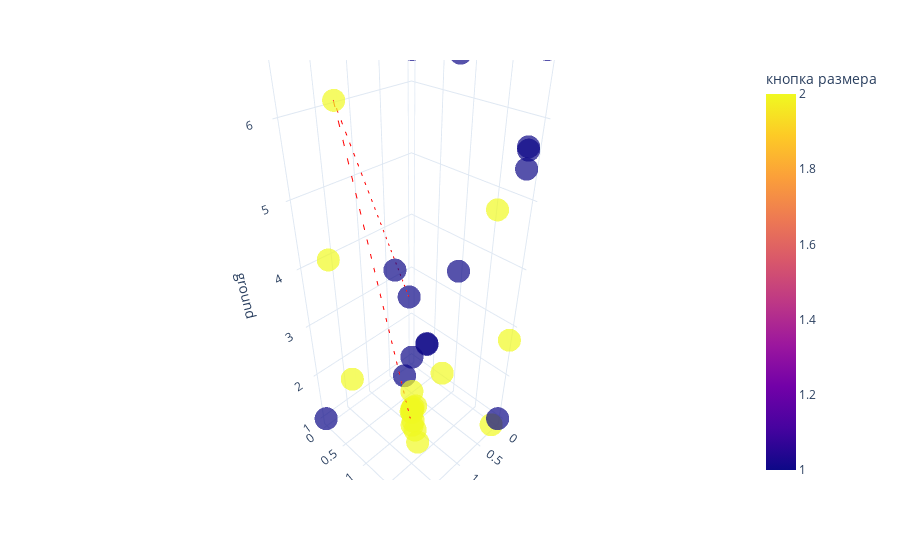

This figure's notebook cell:
### Code cell
fig = px.scatter_3d(steps_df, x='coffee', y='size', z='ground', 
                    color='кнопка размера', 
                    opacity=0.7, 
                    color_discrete_sequence=px.colors.qualitative.Alphabet)
# this is best path, plot it as a  directional line in 3d
best_option = steps_df.iloc[prob.ibest_seq].drop_duplicates()
# Create the line plot
gradient = best_option.index

line_plot = px.line_3d(best_option, x='coffee', y='size', z='ground')
line_plot['data'][0]['line']['color'] = '#FF0000'
line_plot['data'][0]['line']['dash'] = 'dash'
fig.add_trace(line_plot.data[0])
fig.update_layout(title='')

fig.update_layout(template='plotly_white')

go.Figure(fig).show()

### Figure 1 — Plotly figure (JSON) as saved in the notebook; plotly's stock layout.template omitted (floating-point values rounded to 4 significant figures)
{"data": [{"hovertemplate": "coffee=%{x}<br>size=%{y}<br>ground=%{z}<br>кнопка размера=%{marker.color}<extra></extra>", "legendgroup": "", "marker": {"color": [1, 1, 2, 2, 2, 1, 2, 1, 1, 2, 2, 2, 1, 2, 2, 2, 2, 2, 1, 2, 1, 2, 2, 1, 1, 2, 2, 1, 2, 2, 2, 2, 1, 1, 1, 1, 1], "coloraxis": "coloraxis", "opacity": 0.7, "symbol": "circle"}, "mode": "markers", "name": "", "scene": "scene", "showlegend": false, "type": "scatter3d", "x": [0.4639, 0.7011, 1.857, 1.67, 1.564, 0.8555, 1.266, 1.15, 0.1688, 0.3043, 1.264, 1.258, 1.2, 1.225, 1.214, 1.165, 1.211, 1.175, 0.1845, 1.186, 0.1234, 1.164, 1.213, 0.7197, 2.0, 0.0, 2.0, 0.0, 0.0, 0.172, 0.02989, 0.0, 0.7562, 0.1123, 0.0, 2.0, 0.03181], "y": [0.4042, 1.023, 0.7836, 0.09786, 0.2285, 1.514, 1.272, 0.8352, 1.976, 1.755, 1.333, 1.388, 1.044, 1.21, 1.227, 1.245, 1.211, 1.204, 2.0, 1.21, 1.955, 1.165, 1.214, 1.038, 2.0, 0.0, 2.0, 0.0, 2.0, 2.0, 0.7843, 2.0, 1.582, 2.0, 2.0, 0.0, 0.0], "z": [2.924, 2.489, 6.338, 4.052, 1.781, 6.727, 1.324, 3.994, 5.729, 4.916, 1.261, 1.004, 2.201, 1.554, 1.612, 1.665, 1.612, 1.283, 5.479, 1.62, 5.671, 1.44, 1.592, 2.527, 7.0, 6.823, 3.273, 1.0, 7.0, 1.0, 1.182, 2.756, 4.153, 6.722, 1.0, 1.0, 7.0]}, {"hovertemplate": "coffee=%{x}<br>size=%{y}<br>ground=%{z}<extra></extra>", "legendgroup": "", "line": {"color": "#FF0000", "dash": "dash"}, "marker": {"symbol": "circle"}, "mode": "lines", "name": "", "scene": "scene", "showlegend": false, "type": "scatter3d", "x": [0.4639, 1.857, 1.266], "y": [0.4042, 0.7836, 1.272], "z": [2.924, 6.338, 1.324]}], "layout": {"coloraxis": {"colorbar": {"title": {"text": "кнопка размера"}}, "colorscale": [[0.0, "#0d0887"], [0.1111, "#46039f"], [0.2222, "#7201a8"], [0.3333, "#9c179e"], [0.4444, "#bd3786"], [0.5556, "#d8576b"], [0.6667, "#ed7953"], [0.7778, "#fb9f3a"], [0.8889, "#fdca26"], [1.0, "#f0f921"]]}, "legend": {"tracegroupgap": 0}, "margin": {"t": 60}, "scene": {"domain": {"x": [0.0, 1.0], "y": [0.0, 1.0]}, "xaxis": {"title": {"text": "coffee"}}, "yaxis": {"title": {"text": "size"}}, "zaxis": {"title": {"text": "ground"}}}, "title": {"text": ""}}}
